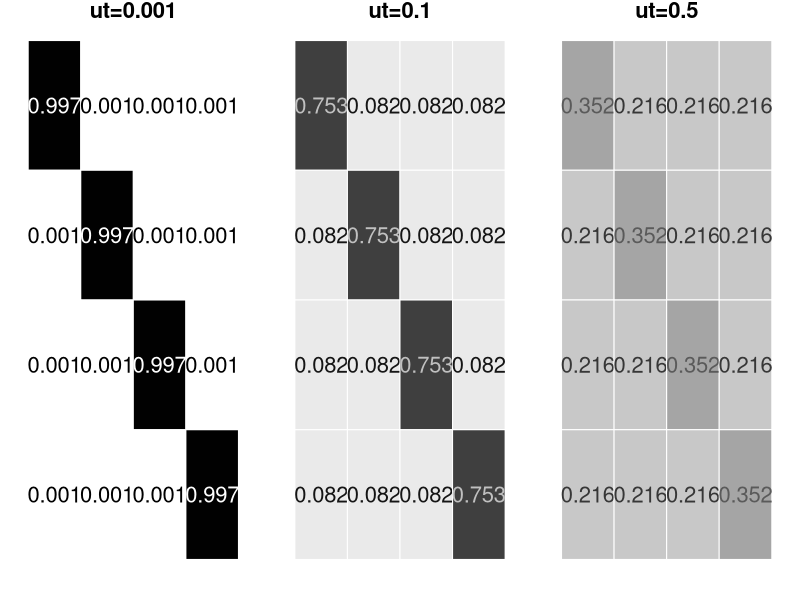

Here is the R script that generated this plot:
require(expm)
q <- matrix(c(-3, 1, 1, 1,
              1, -3, 1, 1,
              1, 1, -3, 1,
              1, 1, 1, -3), nrow=4, byrow=T)

meat <- function(mx, cex.lab=1, digits=5, title=NA) {
  par(mar=rep(1.5, 4))
  plot(NA, xlim=c(0.5, 4.5), ylim=c(0.5, 4.5), 
       bty='n', xaxt='n', yaxt='n', main=title, cex.main=2)
  for (i in 1:4) {
    for (j in 1:4) {
      z <- mx[i,j]
      rect(xl=j-0.5, xr=j+0.5, yb=5-i-0.5, yt=5-i+0.5,
           col=rgb(1-z,1-z,1-z), border='white')
      text(x=j, y=5-i, adj=0.5, cex=cex.lab,
           label=round(z, digits=digits), col=rgb(z,z,z))
    }
  }
}


svg("~/slides/img/expm.svg", width=12, height=4)
par(mfrow=c(1,3))
meat(expm(q*0.001), digits=3, cex.lab=2, title="ut=0.001")
meat(expm(q*0.1), digits=3, cex.lab=2, title="ut=0.1")
meat(expm(q*0.5), digits=3, cex.lab=2, title="ut=0.5")
dev.off()
